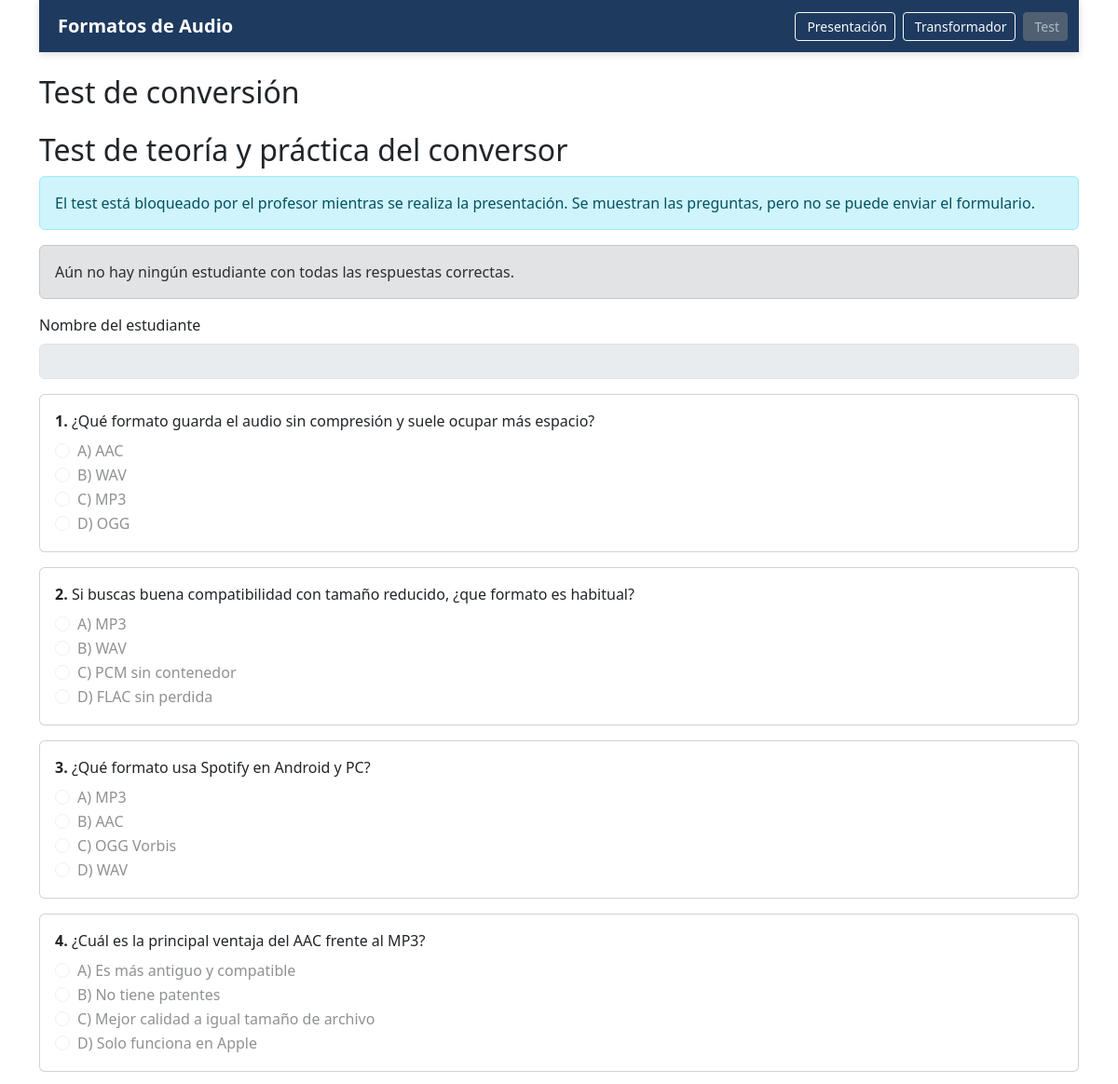
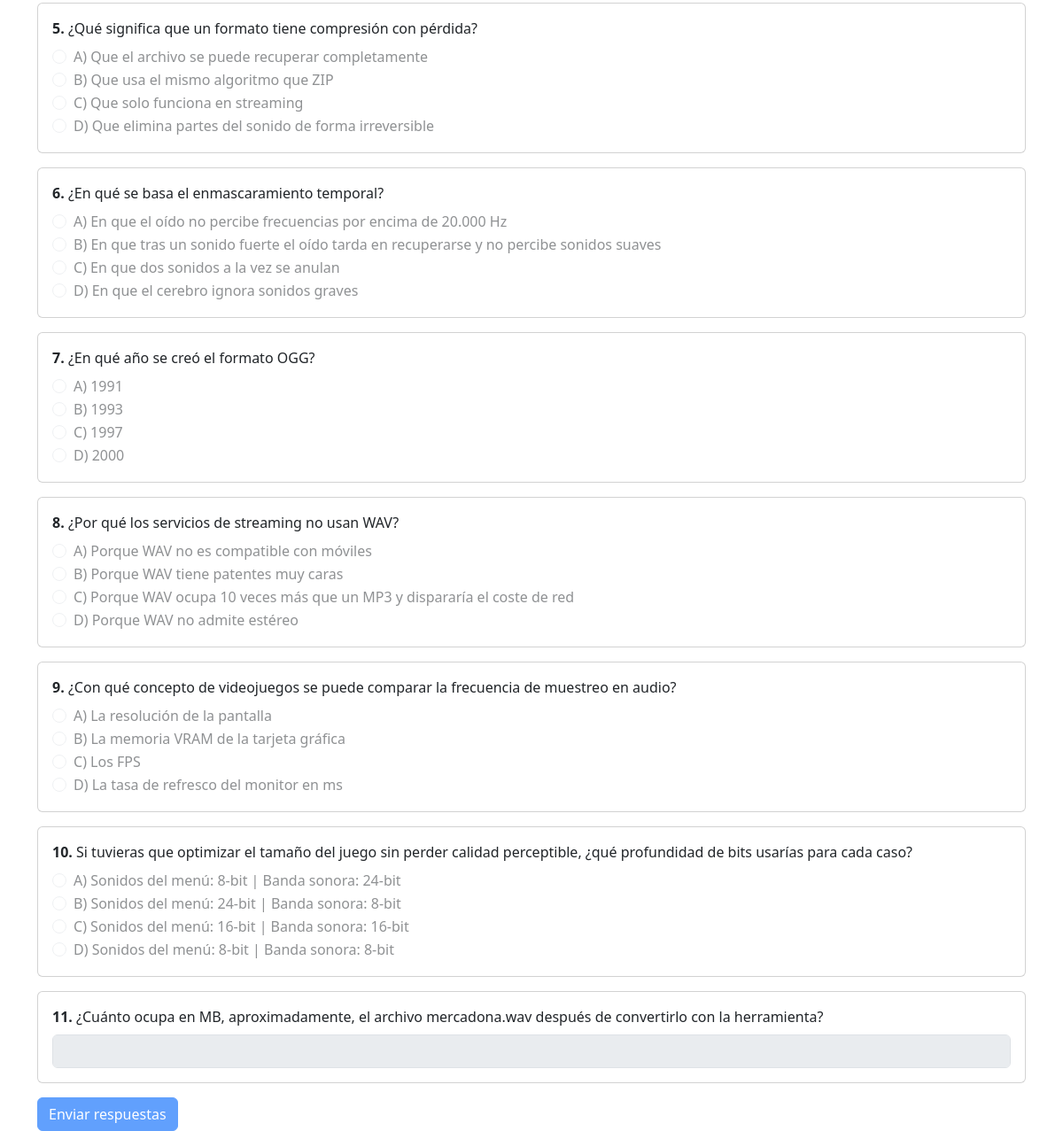
Page /test.php on the committed database (2 pictures, top to bottom).
### tables this page shows
CREATE TABLE app_settings (
  id INT NOT NULL AUTO_INCREMENT,
  setting_key VARCHAR(80) NOT NULL,
  setting_value VARCHAR(255) NOT NULL,
  updated_at TIMESTAMP NOT NULL DEFAULT CURRENT_TIMESTAMP ON UPDATE CURRENT_TIMESTAMP,
  PRIMARY KEY (id),
  UNIQUE KEY uniq_setting_key (setting_key)
);

CREATE TABLE test_questions (
  id INT NOT NULL AUTO_INCREMENT,
  question_text VARCHAR(255) NOT NULL,
  question_type ENUM('multiple_choice', 'open_text') NOT NULL DEFAULT 'multiple_choice',
  option_a VARCHAR(255) NULL,
  option_b VARCHAR(255) NULL,
  option_c VARCHAR(255) NULL,
  option_d VARCHAR(255) NULL,
  correct_option CHAR(1) NULL,
  correct_text VARCHAR(255) NULL,
  PRIMARY KEY (id)
);

### src/lib.php (called while the page is built, shortened)
<?php
function isTestEnabled(?mysqli $mysqli): bool
{
    $query = "SELECT setting_value FROM app_settings WHERE setting_key = 'test_enabled' LIMIT 1";
    $result = $mysqli->query($query);
    $row = $result->fetch_assoc();
    return isset($row['setting_value']) && (int) $row['setting_value'] === 1;
}

### src/test.php (the view, shortened to what this page needs)
<!DOCTYPE html>
<html>
<head>
  <link href="https://cdn.jsdelivr.net/npm/bootstrap@5.3.2/dist/css/bootstrap.min.css" rel="stylesheet">
</head>
<body class="container">
<?php include 'header.php'; ?>
<h2 class="mt-4">Test de conversión</h2>
<?php
require_once __DIR__ . '/lib.php';
$dbError = null;
$questions = [];
$firstPerfect = null;
$mysqli = connectDatabase();
$testEnabled = isTestEnabled($mysqli);
if ($mysqli) {
    $optionalColumns = [];
    $selectColumns = [
        'id',
        'question_text',
        'question_type',
        'option_a',
        'option_b',
        'option_c',
        'option_d',
        'correct_option',
        'correct_text',
    ];
    $selectColumns = array_merge($selectColumns, $optionalColumns);
    $result = $mysqli->query('SELECT ' . implode(', ', $selectColumns) . ' FROM test_questions ORDER BY id ASC');
    if ($result) {
        while ($row = $result->fetch_assoc()) {
            $questions[] = $row;
        }
    } else {
        $dbError = 'Error al cargar las preguntas del test.';
    }
    $winnerQuery = $mysqli->query('SELECT student_name, created_at FROM test_attempts WHERE all_correct = 1 ORDER BY created_at ASC, id ASC LIMIT 1');
    if ($winnerQuery) {
        $firstPerfect = $winnerQuery->fetch_assoc() ?: null;
    }
}
?>
<h2 class="mt-4">Test de teoría y práctica del conversor</h2>
<?php if ($dbError): ?>
    <div class="alert alert-danger"><?= htmlspecialchars($dbError, ENT_QUOTES, 'UTF-8') ?></div>
<?php elseif (empty($questions)): ?>
    <div class="alert alert-warning">No hay preguntas configuradas en la base de datos.</div>
<?php else: ?>
    <?php if (!$testEnabled): ?>
        <div class="alert alert-info">
            El test está bloqueado por el profesor mientras se realiza la presentación. Se muestran las preguntas, pero no se puede enviar el formulario.
        </div>
    <?php endif; ?>
    <?php if ($firstPerfect): ?>
        <div class="alert alert-success">
            <strong>Primer estudiante con puntuación perfecta:</strong>
            <?= htmlspecialchars($firstPerfect['student_name'], ENT_QUOTES, 'UTF-8') ?>
            (<?= htmlspecialchars($firstPerfect['created_at'], ENT_QUOTES, 'UTF-8') ?>)
        </div>
    <?php else: ?>
        <div class="alert alert-secondary">Aún no hay ningún estudiante con todas las respuestas correctas.</div>
    <?php endif; ?>
    <form method="POST" class="mt-3">
        <div class="mb-3">
            <label for="student_name" class="form-label">Nombre del estudiante</label>
            <input type="text" id="student_name" name="student_name" class="form-control" required <?= $testEnabled ? '' : 'disabled' ?>>
        </div>
        <?php foreach ($questions as $index => $question): ?>
            <div class="card mb-3">
                <div class="card-body">
                    <p class="mb-2"><strong><?= ($index + 1) ?>.</strong> <?= htmlspecialchars($question['question_text'], ENT_QUOTES, 'UTF-8') ?></p>
                    <?php if ($question['question_type'] === 'open_text'): ?>
                        <input
                            type="text"
                            class="form-control"
                            name="q_<?= (int) $question['id'] ?>"
                            id="q<?= (int) $question['id'] ?>"
                            required <?= $testEnabled ? '' : 'disabled' ?>
                        >
                    <?php else: ?>
                        <?php foreach (['a', 'b', 'c', 'd'] as $letter): ?>
                            <?php $field = 'option_' . $letter; ?>
                            <div class="form-check">
                                <input class="form-check-input" type="radio" name="q_<?= (int) $question['id'] ?>" id="q<?= (int) $question['id'] . $letter ?>" value="<?= strtoupper($letter) ?>" required <?= $testEnabled ? '' : 'disabled' ?>>
                                <label class="form-check-label" for="q<?= (int) $question['id'] . $letter ?>">
                                    <?= strtoupper($letter) ?>) <?= htmlspecialchars($question[$field], ENT_QUOTES, 'UTF-8') ?>
                                </label>
                            </div>
                        <?php endforeach; ?>
                    <?php endif; ?>
                </div>
            </div>
        <?php endforeach; ?>
        <button type="submit" name="submit_quiz" value="1" class="btn btn-primary" <?= $testEnabled ? '' : 'disabled' ?>>Enviar respuestas</button>
    </form>
<?php endif; ?>
</body>
</html>

### src/header.php (shortened to what this page needs)
<?php
require_once __DIR__ . '/lib.php';
$mysqliHeader = connectDatabase();
$testEnabled = isTestEnabled($mysqliHeader);
?>
<nav class="navbar navbar-expand-lg navbar-dark sticky-top" style="background-color:#1e3a5f; box-shadow: 0 2px 8px rgba(0,0,0,0.15);">
  <div class="container">
    <span class="navbar-brand fw-bold">
      <i class="fa-solid fa-music me-2"></i>Formatos de Audio
    </span>
    <div class="collapse navbar-collapse">
      <ul class="navbar-nav ms-auto gap-2">
        <li class="nav-item">
          <a href="presentacion.php" class="btn btn-sm btn-outline-light">
            <i class="fa-solid fa-file-audio me-1"></i>Presentación
          </a>
        </li>
        <li class="nav-item">
          <a href="transformador.php" class="btn btn-sm btn-outline-light">
            <i class="fa-solid fa-sliders me-1"></i>Transformador
          </a>
        </li>
        <li class="nav-item">
          <?php if ($testEnabled): ?>
            <a href="test.php" class="btn btn-sm btn-success">
              <i class="fa-solid fa-circle-check me-1"></i>Test
            </a>
          <?php else: ?>
            <button class="btn btn-sm btn-secondary" disabled title="Disponible al terminar la presentación">
              <i class="fa-solid fa-lock me-1"></i>Test
            </button>
          <?php endif; ?>
        </li>
      </ul>
    </div>
  </div>
</nav>

### rows in the picture
app_settings: setting_value "☐ A) AAC", setting_value "☐ B) WAV", setting_value "☐ C) MP3", setting_value "☐ D) OGG", setting_value "☐ A) MP3", setting_value "☐ C) PCM sin contenedor", setting_value "☐ D) FLAC sin perdida", setting_value "☐ B) AAC", setting_value "☐ C) OGG Vorbis", setting_value "☐ D) WAV", setting_value "☐ A) Es más antiguo y compatible", setting_value "☐ B) No tiene patentes", setting_value "☐ C) Mejor calidad a igual tamañ", setting_value "☐ D) Solo funciona en Apple", setting_value "☐ A) Que el archivo se puede rec", setting_value "☐ B) Que usa el mismo algoritmo", setting_value "☐ C) Que solo funciona en stream", setting_value "☐ D) Que elimina partes del soni", setting_value "☐ A) En que el oído no percibe f", setting_value "☐ B) En que tras un sonido fuert", setting_value "☐ C) En que dos sonidos a la vez", setting_value "☐ D) En que el cerebro ignora so", setting_value "☐ A) 1991", setting_value "☐ B) 1993", setting_value "☐ C) 1997", setting_value "☐ D) 2000", setting_value "☐ A) Porque WAV no es compatible", setting_value "☐ B) Porque WAV tiene patentes m", setting_value "☐ C) Porque WAV ocupa 10 veces m", setting_value "☐ D) Porque WAV no admite estére", setting_value "☐ A) La resolución de la pantall", setting_value "☐ B) La memoria VRAM de la tarje", setting_value "☐ C) Los FPS", setting_value "☐ D) La tasa de refresco del mon", setting_value "☐ A) Sonidos del menú: 8-bit | B", setting_value "☐ B) Sonidos del menú: 24-bit |", setting_value "☐ C) Sonidos del menú: 16-bit |", setting_value "☐ D) Sonidos del menú: 8-bit | B"
test_questions: question_text "¿Qué formato guarda el audio sin compresión y suele ocupar más espacio?", letter "A", option_a "AAC", letter "B", option_b "WAV", letter "C", option_c "MP3", letter "D", option_d "OGG"
test_questions: question_text "Si buscas buena compatibilidad con tamaño reducido, ¿que formato es habitual?", letter "A", option_a "MP3", letter "B", option_b "WAV", letter "C", option_c "PCM sin contenedor", letter "D", option_d "FLAC sin perdida"
test_questions: question_text "¿Qué formato usa Spotify en Android y PC?", letter "A", option_a "MP3", letter "B", option_b "AAC", letter "C", option_c "OGG Vorbis", letter "D", option_d "WAV"
test_questions: question_text "¿Cuál es la principal ventaja del AAC frente al MP3?", letter "A", option_a "Es más antiguo y compatible", letter "B", option_b "No tiene patentes", letter "C", option_c "Mejor calidad a igual tamaño de archivo", letter "D", option_d "Solo funciona en Apple"
test_questions: question_text "¿Qué significa que un formato tiene compresión con pérdida?", letter "A", option_a "Que el archivo se puede recuperar completamente", letter "B", option_b "Que usa el mismo algoritmo que ZIP", letter "C", option_c "Que solo funciona en streaming", letter "D", option_d "Que elimina partes del sonido de forma irreversible"
test_questions: question_text "¿En qué se basa el enmascaramiento temporal?", letter "A", option_a "En que el oído no percibe frecuencias por encima de 20.000 Hz", letter "B", option_b "En que tras un sonido fuerte el oído tarda en recuperarse y no percibe sonidos suaves", letter "C", option_c "En que dos sonidos a la vez se anulan", letter "D", option_d "En que el cerebro ignora sonidos graves"
test_questions: question_text "¿En qué año se creó el formato OGG?", letter "A", option_a "1991", letter "B", option_b "1993", letter "C", option_c "1997", letter "D", option_d "2000"
test_questions: question_text "¿Por qué los servicios de streaming no usan WAV?", letter "A", option_a "Porque WAV no es compatible con móviles", letter "B", option_b "Porque WAV tiene patentes muy caras", letter "C", option_c "Porque WAV ocupa 10 veces más que un MP3 y dispararía el coste de red", letter "D", option_d "Porque WAV no admite estéreo"
test_questions: question_text "¿Con qué concepto de videojuegos se puede comparar la frecuencia de muestreo en audio?", letter "A", option_a "La resolución de la pantalla", letter "B", option_b "La memoria VRAM de la tarjeta gráfica", letter "C", option_c "Los FPS", letter "D", option_d "La tasa de refresco del monitor en ms"
test_questions: question_text "Si tuvieras que optimizar el tamaño del juego sin perder calidad perceptible, ¿qué profundidad de bits usarías para cada caso?", letter "A", option_a "Sonidos del menú: 8-bit | Banda sonora: 24-bit", letter "B", option_b "Sonidos del menú: 24-bit | Banda sonora: 8-bit", letter "C", option_c "Sonidos del menú: 16-bit | Banda sonora: 16-bit", letter "D", option_d "Sonidos del menú: 8-bit | Banda sonora: 8-bit"
test_questions: question_text "¿Cuánto ocupa en MB, aproximadamente, el archivo mercadona.wav después de convertirlo con la herramienta?"
